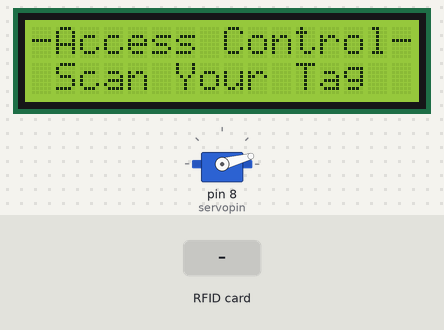
Recording of a sketch running on a simulated Arduino Uno, built with avr-gcc and run on an emulated ATmega328P. Parts: 16×2 character LCD, servo. The test bench sets the inputs (shaded band). What the sketch prints to the serial monitor is not drawn.

Above: at 2.3 s.
2.4 s: RFID card 5E 7A 19 C4 held to the reader
At 3.3 s:
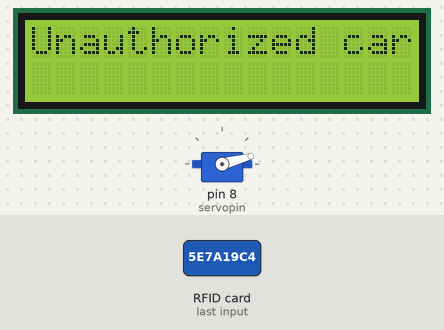
At 4.9 s:
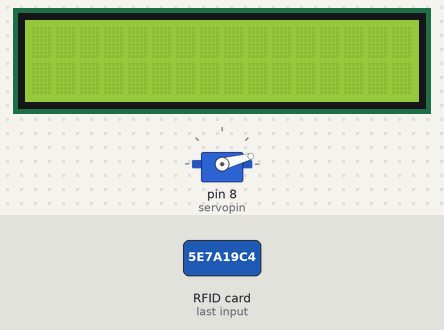
Timing chart, 0 to 6.4 s (numbered marks = the images above; inputs shaded):
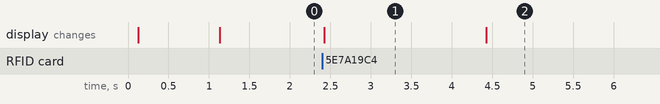

Measured:
- after the input at 2.4 s, the display: changes at once (image 1)
- what the display in image 1 shows lasts 2.0 s, from 2.4 s to 4.4 s

The sketch:

w162lcd.ino
```cpp
// Including Libraries

#include<Servo.h>                                     //Include servo.h library for functions such as attach,write etc.
#include<LiquidCrystal.h>                             //Include Liquid Crystal.h library for functions such as print, clear etc on LCD.
#include<SPI.h>                                       //Include Serial Peripheral Interface (SPI.h) library for communication with one or more peripheral devices.
#include<MFRC522.h>                                   //Include MFRC522.h library for the RFID-RC522 Module and functions to read data.


#define SS_PIN 10                                      // Defining SS(SDA) pin as 10.
#define RST_PIN 9                                      // Defining RST pin as 9.
#define servopin 8                                     // Defining Servo pin at 8.

int anglei=15;                                         // Initialising initial angle of servo to 15deg.
int anglef=90;                                         // Initialising final angle of servo to 90deg.
int A_delay = 5000;                                    // Declaring the Access delay to be 5 seconds.
int D_delay = 2000;                                    // Declaring the Denied delay to be 2 seconds.
String card_status;                                    // Declaring two strings, card status and user name.
String user;

Servo myservo;                                         // Instance of servo as myservo
LiquidCrystal my_lcd(6, 7, 5, 4, 3, 2);                // Instance of LiquidCrystal as my_lcd with (rs,enable,d4,d5,d6,d7)
MFRC522 my_mfrc522(SS_PIN, RST_PIN);                   // Instance of MFRC522 as my_mfrc522 with SS pin, RST pin as arguments

void setup() {
  // put your setup code here, to run once:
Serial.begin(9600);                                   // Initiate a Serial communication
SPI.begin();                                          // Initiate SPI bus
my_mfrc522.PCD_Init();                                // Initiate MFRC522
my_lcd.begin(16,2);                                   // Initialise the LCD
pinMode(servopin, OUTPUT);                            // Declaring servopin as Outputs
myservo.attach(servopin);                             // Telling servo is attached at 8 pin
myservo.write(anglei);                                // Writing servo to be at initial angle i.e. 15deg.
delay(10);                                            // wait for 10 micro seconds.
my_mfrc522.PCD_DumpVersionToSerial();// Get the version of RFID module and print in serial monitor (only to check if rfid is connected properly)
my_lcd.setCursor(0,0);                                // set the cursor to (0,0) i.e first line first space on the LCD.
my_lcd.print("  --WELCOME-- ");                       // print welcome in that line on the LCD
print_initial_msg();                                  // calling the function which prints a certain message
}

void loop() {
  // put your main code here, to run repeatedly:
  if(!my_mfrc522.PICC_IsNewCardPresent()){           //Look for new cards and if not found return back
    return;
  }
 if(!my_mfrc522.PICC_ReadCardSerial()){             //Read the Card serial number if present and if unable to read return back
  return;
 }
Serial.print("UID tag :");                          // Show UID on serial monitor (only while testing)
String ID;                                          // Initialise a String with name ID
byte letters;                                       // Initialise a byte with name letters

for(byte i=0;i<my_mfrc522.uid.size;i++){                     // Reading the data from the scanning proccess and from the RFID.
  Serial.print(my_mfrc522.uid.uidByte[i]<0x10 ? "0" : " ");
  Serial.print(my_mfrc522.uid.uidByte[i],HEX);
  ID.concat(String(my_mfrc522.uid.uidByte[i]<0x10 ? "0" : " "));
  ID.concat(String(my_mfrc522.uid.uidByte[i],HEX));
}
Serial.println();
ID.toUpperCase();                                   // Convert the string into all upper case
if (ID.substring(1) == "XX XX XX XX" ){ //To be replaced with tag ID // Check if the UID of the card is in the list of cards having access
 card_status="Access granted";                      // If yes then grant access to the specific user
 user = "Ruthvik";
}
else if (ID.substring(1) == "YY YY YY YY"){  // substring = if the string contains this specific string
card_status="Access granted";
user = "Sugreev";
}
else
{
  card_status="Access denied";                   // If the UID of the card is not in the list of cards with access then access is denied
}
my_lcd.clear();                                  // clear the lcd screen
my_lcd.setCursor(0,0);                           // set the cursor to the first point
my_lcd.print(card_status);                       // print the card status on the first line.
my_lcd.clear();                                 // clear the lcd screen again

  if(card_status == "Access granted" ){
    my_lcd.setCursor(0,0);                     // set the cursor to the first point
    my_lcd.print("ID:");                       // print ID: and then from that point print the ID value
    my_lcd.setCursor(3,0);
    my_lcd.print(ID);
    my_lcd.setCursor(0,1);                     // set the cursor to the first space of the next line (0,1)
    my_lcd.print(" Hello ");                   // In the second line start printing hello "user"
    my_lcd.setCursor(7,1);
    my_lcd.print(user);
    myservo.write(anglef);                     // write the servo to the final angle and open the door
    delay(A_delay);                            // wait for access delay i.e. 5 seconds.
    myservo.write(anglei);                     // then write the servo back to initial angle and close the door
  }
  else if(card_status == "Access denied"){
    my_lcd.setCursor(0,0);
    my_lcd.print("Unauthorized card");        // if access is denied then print this message
    myservo.write(anglei);                    // Keep the servo at the initial angle and remain close
    delay(D_delay);                          // wait for denied delay i.e. 2 seconds

  }
my_lcd.clear();                             // clear the lcd screen
delay(2000);                                // wait for 2 seconds and then scan again
}
void print_initial_msg(){
  delay(1000);                             // print this message when called in the void setup
  my_lcd.clear();
  my_lcd.print("-Access Control-");
  my_lcd.setCursor(0,1);
  my_lcd.print(" Scan Your Tag ");
}
```
